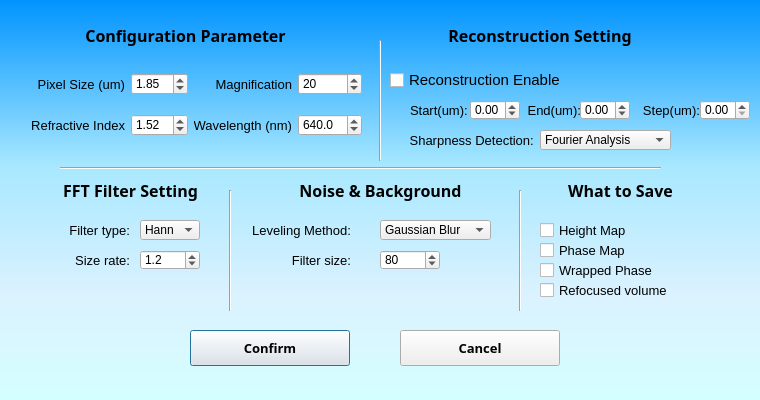
<?xml version="1.0" encoding="UTF-8"?>
<ui version="4.0">
 <class>SystemSetting</class>
 <widget class="QDialog" name="SystemSetting">
  <property name="geometry">
   <rect>
    <x>0</x>
    <y>0</y>
    <width>760</width>
    <height>400</height>
   </rect>
  </property>
  <property name="windowTitle">
   <string>Dialog</string>
  </property>
  <property name="styleSheet">
   <string notr="true">QDialog#SystemSetting {
background-color: qlineargradient(spread:pad, x1:0, y1:0, x2:0, y2:1, stop:0 rgba(0, 148, 255, 255), stop:0.414773 rgba(168, 232, 255, 255), stop:0.738636 rgba(219, 242, 255, 255), stop:1 rgba(212, 255, 255, 255));}</string>
  </property>
  <widget class="Line" name="line">
   <property name="geometry">
    <rect>
     <x>60</x>
     <y>160</y>
     <width>601</width>
     <height>16</height>
    </rect>
   </property>
   <property name="orientation">
    <enum>Qt::Horizontal</enum>
   </property>
  </widget>
  <widget class="QCheckBox" name="checkBox_recon">
   <property name="geometry">
    <rect>
     <x>390</x>
     <y>70</y>
     <width>181</width>
     <height>20</height>
    </rect>
   </property>
   <property name="sizeIncrement">
    <size>
     <width>20</width>
     <height>20</height>
    </size>
   </property>
   <property name="baseSize">
    <size>
     <width>0</width>
     <height>0</height>
    </size>
   </property>
   <property name="font">
    <font>
     <family>Arial</family>
     <pointsize>11</pointsize>
     <weight>50</weight>
     <italic>false</italic>
     <bold>false</bold>
    </font>
   </property>
   <property name="styleSheet">
    <string notr="true">font: 11pt &quot;Arial&quot;;

</string>
   </property>
   <property name="locale">
    <locale language="English" country="Canada"/>
   </property>
   <property name="text">
    <string>Reconstruction Enable</string>
   </property>
   <property name="iconSize">
    <size>
     <width>60</width>
     <height>60</height>
    </size>
   </property>
  </widget>
  <widget class="QWidget" name="layoutWidget_2">
   <property name="geometry">
    <rect>
     <x>31</x>
     <y>60</y>
     <width>331</width>
     <height>91</height>
    </rect>
   </property>
   <layout class="QGridLayout" name="gridLayout">
    <item row="1" column="2">
     <widget class="QLabel" name="label_wavelength">
      <property name="font">
       <font>
        <family>Arial</family>
        <pointsize>10</pointsize>
       </font>
      </property>
      <property name="locale">
       <locale language="English" country="Canada"/>
      </property>
      <property name="text">
       <string>Wavelength (nm)</string>
      </property>
      <property name="alignment">
       <set>Qt::AlignRight|Qt::AlignTrailing|Qt::AlignVCenter</set>
      </property>
     </widget>
    </item>
    <item row="1" column="0">
     <widget class="QLabel" name="label_RI">
      <property name="font">
       <font>
        <family>Arial</family>
        <pointsize>10</pointsize>
       </font>
      </property>
      <property name="locale">
       <locale language="English" country="Canada"/>
      </property>
      <property name="text">
       <string>Refractive Index</string>
      </property>
      <property name="alignment">
       <set>Qt::AlignRight|Qt::AlignTrailing|Qt::AlignVCenter</set>
      </property>
     </widget>
    </item>
    <item row="0" column="1">
     <widget class="QDoubleSpinBox" name="pixel_size">
      <property name="locale">
       <locale language="English" country="Canada"/>
      </property>
      <property name="minimum">
       <double>0.100000000000000</double>
      </property>
      <property name="maximum">
       <double>20.000000000000000</double>
      </property>
      <property name="singleStep">
       <double>0.010000000000000</double>
      </property>
      <property name="value">
       <double>1.850000000000000</double>
      </property>
     </widget>
    </item>
    <item row="0" column="3">
     <widget class="QSpinBox" name="magnification">
      <property name="locale">
       <locale language="English" country="Canada"/>
      </property>
      <property name="minimum">
       <number>1</number>
      </property>
      <property name="maximum">
       <number>150</number>
      </property>
      <property name="value">
       <number>20</number>
      </property>
     </widget>
    </item>
    <item row="1" column="3">
     <widget class="QDoubleSpinBox" name="wave_length">
      <property name="locale">
       <locale language="English" country="Canada"/>
      </property>
      <property name="frame">
       <bool>true</bool>
      </property>
      <property name="decimals">
       <number>1</number>
      </property>
      <property name="minimum">
       <double>350.000000000000000</double>
      </property>
      <property name="maximum">
       <double>1500.000000000000000</double>
      </property>
      <property name="singleStep">
       <double>1.000000000000000</double>
      </property>
      <property name="stepType">
       <enum>QAbstractSpinBox::DefaultStepType</enum>
      </property>
      <property name="value">
       <double>640.000000000000000</double>
      </property>
     </widget>
    </item>
    <item row="0" column="2">
     <widget class="QLabel" name="label_mag">
      <property name="font">
       <font>
        <family>Arial</family>
        <pointsize>10</pointsize>
       </font>
      </property>
      <property name="locale">
       <locale language="English" country="Canada"/>
      </property>
      <property name="text">
       <string>Magnification</string>
      </property>
      <property name="alignment">
       <set>Qt::AlignRight|Qt::AlignTrailing|Qt::AlignVCenter</set>
      </property>
     </widget>
    </item>
    <item row="0" column="0">
     <widget class="QLabel" name="label_pixel">
      <property name="font">
       <font>
        <family>Arial</family>
        <pointsize>10</pointsize>
       </font>
      </property>
      <property name="locale">
       <locale language="English" country="Canada"/>
      </property>
      <property name="text">
       <string>Pixel Size (um)</string>
      </property>
      <property name="alignment">
       <set>Qt::AlignRight|Qt::AlignTrailing|Qt::AlignVCenter</set>
      </property>
     </widget>
    </item>
    <item row="1" column="1">
     <widget class="QDoubleSpinBox" name="diffraction_index">
      <property name="locale">
       <locale language="English" country="Canada"/>
      </property>
      <property name="maximum">
       <double>10.000000000000000</double>
      </property>
      <property name="singleStep">
       <double>0.010000000000000</double>
      </property>
      <property name="value">
       <double>1.520000000000000</double>
      </property>
     </widget>
    </item>
   </layout>
  </widget>
  <widget class="QPushButton" name="pushButton_confirm">
   <property name="geometry">
    <rect>
     <x>190</x>
     <y>330</y>
     <width>160</width>
     <height>36</height>
    </rect>
   </property>
   <property name="font">
    <font>
     <family>Arial Black</family>
     <pointsize>10</pointsize>
     <weight>75</weight>
     <bold>true</bold>
    </font>
   </property>
   <property name="locale">
    <locale language="English" country="Canada"/>
   </property>
   <property name="text">
    <string>Confirm</string>
   </property>
  </widget>
  <widget class="QPushButton" name="pushButton_cancel">
   <property name="geometry">
    <rect>
     <x>400</x>
     <y>330</y>
     <width>160</width>
     <height>36</height>
    </rect>
   </property>
   <property name="font">
    <font>
     <family>Arial Black</family>
     <pointsize>10</pointsize>
     <weight>75</weight>
     <bold>true</bold>
    </font>
   </property>
   <property name="locale">
    <locale language="English" country="Canada"/>
   </property>
   <property name="text">
    <string>Cancel</string>
   </property>
  </widget>
  <widget class="QLabel" name="Title_config">
   <property name="geometry">
    <rect>
     <x>70</x>
     <y>20</y>
     <width>231</width>
     <height>30</height>
    </rect>
   </property>
   <property name="font">
    <font>
     <family>Arial Black</family>
     <pointsize>12</pointsize>
     <weight>75</weight>
     <bold>true</bold>
    </font>
   </property>
   <property name="locale">
    <locale language="English" country="Canada"/>
   </property>
   <property name="text">
    <string>Configuration Parameter</string>
   </property>
   <property name="alignment">
    <set>Qt::AlignCenter</set>
   </property>
  </widget>
  <widget class="QLabel" name="Title_recon">
   <property name="geometry">
    <rect>
     <x>440</x>
     <y>20</y>
     <width>200</width>
     <height>30</height>
    </rect>
   </property>
   <property name="font">
    <font>
     <family>Arial Black</family>
     <pointsize>12</pointsize>
     <weight>75</weight>
     <bold>true</bold>
    </font>
   </property>
   <property name="locale">
    <locale language="English" country="Canada"/>
   </property>
   <property name="text">
    <string>Reconstruction Setting</string>
   </property>
   <property name="alignment">
    <set>Qt::AlignCenter</set>
   </property>
  </widget>
  <widget class="QDoubleSpinBox" name="SpinBox_start_recon">
   <property name="geometry">
    <rect>
     <x>470</x>
     <y>100</y>
     <width>50</width>
     <height>20</height>
    </rect>
   </property>
   <property name="locale">
    <locale language="English" country="Canada"/>
   </property>
   <property name="minimum">
    <double>-2000.000000000000000</double>
   </property>
   <property name="maximum">
    <double>2000.000000000000000</double>
   </property>
  </widget>
  <widget class="QDoubleSpinBox" name="SpinBox_end_recon">
   <property name="geometry">
    <rect>
     <x>580</x>
     <y>100</y>
     <width>50</width>
     <height>20</height>
    </rect>
   </property>
   <property name="locale">
    <locale language="English" country="Canada"/>
   </property>
   <property name="minimum">
    <double>-2000.000000000000000</double>
   </property>
   <property name="maximum">
    <double>2000.000000000000000</double>
   </property>
  </widget>
  <widget class="QDoubleSpinBox" name="SpinBox_step_recon">
   <property name="geometry">
    <rect>
     <x>700</x>
     <y>100</y>
     <width>50</width>
     <height>20</height>
    </rect>
   </property>
   <property name="locale">
    <locale language="English" country="Canada"/>
   </property>
   <property name="maximum">
    <double>500.000000000000000</double>
   </property>
  </widget>
  <widget class="QLabel" name="label_start_recon">
   <property name="geometry">
    <rect>
     <x>410</x>
     <y>100</y>
     <width>60</width>
     <height>20</height>
    </rect>
   </property>
   <property name="font">
    <font>
     <family>Arial</family>
     <pointsize>10</pointsize>
     <weight>50</weight>
     <bold>false</bold>
    </font>
   </property>
   <property name="locale">
    <locale language="English" country="Canada"/>
   </property>
   <property name="text">
    <string>Start(um):</string>
   </property>
   <property name="alignment">
    <set>Qt::AlignLeading|Qt::AlignLeft|Qt::AlignVCenter</set>
   </property>
  </widget>
  <widget class="QLabel" name="label_end_recon">
   <property name="geometry">
    <rect>
     <x>520</x>
     <y>100</y>
     <width>61</width>
     <height>20</height>
    </rect>
   </property>
   <property name="font">
    <font>
     <family>Arial</family>
     <pointsize>10</pointsize>
    </font>
   </property>
   <property name="locale">
    <locale language="English" country="Canada"/>
   </property>
   <property name="text">
    <string>End(um):</string>
   </property>
   <property name="alignment">
    <set>Qt::AlignRight|Qt::AlignTrailing|Qt::AlignVCenter</set>
   </property>
  </widget>
  <widget class="QLabel" name="label_step_recon">
   <property name="geometry">
    <rect>
     <x>640</x>
     <y>100</y>
     <width>60</width>
     <height>20</height>
    </rect>
   </property>
   <property name="font">
    <font>
     <family>Arial</family>
     <pointsize>10</pointsize>
    </font>
   </property>
   <property name="locale">
    <locale language="English" country="Canada"/>
   </property>
   <property name="text">
    <string>Step(um):</string>
   </property>
   <property name="alignment">
    <set>Qt::AlignRight|Qt::AlignTrailing|Qt::AlignVCenter</set>
   </property>
  </widget>
  <widget class="QLabel" name="label">
   <property name="geometry">
    <rect>
     <x>50</x>
     <y>180</y>
     <width>161</width>
     <height>21</height>
    </rect>
   </property>
   <property name="font">
    <font>
     <family>Arial Black</family>
     <pointsize>12</pointsize>
     <weight>75</weight>
     <bold>true</bold>
    </font>
   </property>
   <property name="text">
    <string>FFT Filter Setting</string>
   </property>
   <property name="alignment">
    <set>Qt::AlignCenter</set>
   </property>
  </widget>
  <widget class="QDoubleSpinBox" name="doubleSpinBox">
   <property name="geometry">
    <rect>
     <x>140</x>
     <y>250</y>
     <width>60</width>
     <height>20</height>
    </rect>
   </property>
   <property name="decimals">
    <number>1</number>
   </property>
   <property name="minimum">
    <double>0.100000000000000</double>
   </property>
   <property name="maximum">
    <double>10.000000000000000</double>
   </property>
   <property name="singleStep">
    <double>0.100000000000000</double>
   </property>
   <property name="value">
    <double>1.200000000000000</double>
   </property>
  </widget>
  <widget class="QComboBox" name="comboBox">
   <property name="geometry">
    <rect>
     <x>140</x>
     <y>220</y>
     <width>60</width>
     <height>20</height>
    </rect>
   </property>
   <item>
    <property name="text">
     <string>Hann</string>
    </property>
   </item>
   <item>
    <property name="text">
     <string>Flat</string>
    </property>
   </item>
  </widget>
  <widget class="QLabel" name="label_3">
   <property name="geometry">
    <rect>
     <x>50</x>
     <y>250</y>
     <width>80</width>
     <height>20</height>
    </rect>
   </property>
   <property name="font">
    <font>
     <family>Arial</family>
     <pointsize>10</pointsize>
    </font>
   </property>
   <property name="text">
    <string>Size rate:</string>
   </property>
   <property name="alignment">
    <set>Qt::AlignRight|Qt::AlignTrailing|Qt::AlignVCenter</set>
   </property>
  </widget>
  <widget class="QLabel" name="label_2">
   <property name="geometry">
    <rect>
     <x>50</x>
     <y>220</y>
     <width>80</width>
     <height>20</height>
    </rect>
   </property>
   <property name="font">
    <font>
     <family>Arial</family>
     <pointsize>10</pointsize>
    </font>
   </property>
   <property name="text">
    <string>Filter type:</string>
   </property>
   <property name="alignment">
    <set>Qt::AlignRight|Qt::AlignTrailing|Qt::AlignVCenter</set>
   </property>
  </widget>
  <widget class="QLabel" name="label_4">
   <property name="geometry">
    <rect>
     <x>290</x>
     <y>180</y>
     <width>181</width>
     <height>21</height>
    </rect>
   </property>
   <property name="font">
    <font>
     <family>Arial Black</family>
     <pointsize>12</pointsize>
     <weight>75</weight>
     <bold>true</bold>
    </font>
   </property>
   <property name="text">
    <string>Noise &amp; Background</string>
   </property>
   <property name="alignment">
    <set>Qt::AlignCenter</set>
   </property>
  </widget>
  <widget class="QLabel" name="label_step_recon_2">
   <property name="geometry">
    <rect>
     <x>400</x>
     <y>130</y>
     <width>141</width>
     <height>20</height>
    </rect>
   </property>
   <property name="font">
    <font>
     <family>Arial</family>
     <pointsize>10</pointsize>
    </font>
   </property>
   <property name="locale">
    <locale language="English" country="Canada"/>
   </property>
   <property name="text">
    <string>Sharpness Detection:  </string>
   </property>
   <property name="alignment">
    <set>Qt::AlignRight|Qt::AlignTrailing|Qt::AlignVCenter</set>
   </property>
  </widget>
  <widget class="QComboBox" name="comboBox_2">
   <property name="geometry">
    <rect>
     <x>540</x>
     <y>130</y>
     <width>131</width>
     <height>20</height>
    </rect>
   </property>
   <item>
    <property name="text">
     <string>Fourier Analysis</string>
    </property>
   </item>
   <item>
    <property name="text">
     <string>Statitic</string>
    </property>
   </item>
  </widget>
  <widget class="Line" name="line_2">
   <property name="geometry">
    <rect>
     <x>370</x>
     <y>40</y>
     <width>20</width>
     <height>121</height>
    </rect>
   </property>
   <property name="orientation">
    <enum>Qt::Vertical</enum>
   </property>
  </widget>
  <widget class="QLabel" name="label_5">
   <property name="geometry">
    <rect>
     <x>540</x>
     <y>180</y>
     <width>161</width>
     <height>21</height>
    </rect>
   </property>
   <property name="font">
    <font>
     <family>Arial Black</family>
     <pointsize>12</pointsize>
     <weight>75</weight>
     <bold>true</bold>
    </font>
   </property>
   <property name="text">
    <string>What to Save</string>
   </property>
   <property name="alignment">
    <set>Qt::AlignCenter</set>
   </property>
  </widget>
  <widget class="QCheckBox" name="checkBox_recon_2">
   <property name="geometry">
    <rect>
     <x>540</x>
     <y>220</y>
     <width>181</width>
     <height>20</height>
    </rect>
   </property>
   <property name="sizeIncrement">
    <size>
     <width>20</width>
     <height>20</height>
    </size>
   </property>
   <property name="baseSize">
    <size>
     <width>0</width>
     <height>0</height>
    </size>
   </property>
   <property name="font">
    <font>
     <family>Arial</family>
     <pointsize>10</pointsize>
     <weight>50</weight>
     <italic>false</italic>
     <bold>false</bold>
    </font>
   </property>
   <property name="styleSheet">
    <string notr="true">font: 10pt &quot;Arial&quot;;</string>
   </property>
   <property name="locale">
    <locale language="English" country="Canada"/>
   </property>
   <property name="text">
    <string>Height Map</string>
   </property>
   <property name="iconSize">
    <size>
     <width>60</width>
     <height>60</height>
    </size>
   </property>
  </widget>
  <widget class="QCheckBox" name="checkBox_recon_3">
   <property name="geometry">
    <rect>
     <x>540</x>
     <y>240</y>
     <width>181</width>
     <height>20</height>
    </rect>
   </property>
   <property name="sizeIncrement">
    <size>
     <width>20</width>
     <height>20</height>
    </size>
   </property>
   <property name="baseSize">
    <size>
     <width>0</width>
     <height>0</height>
    </size>
   </property>
   <property name="font">
    <font>
     <family>Arial</family>
     <pointsize>10</pointsize>
     <weight>50</weight>
     <italic>false</italic>
     <bold>false</bold>
    </font>
   </property>
   <property name="styleSheet">
    <string notr="true">font: 10pt &quot;Arial&quot;;</string>
   </property>
   <property name="locale">
    <locale language="English" country="Canada"/>
   </property>
   <property name="text">
    <string>Phase Map</string>
   </property>
   <property name="iconSize">
    <size>
     <width>60</width>
     <height>60</height>
    </size>
   </property>
  </widget>
  <widget class="QCheckBox" name="checkBox_recon_4">
   <property name="geometry">
    <rect>
     <x>540</x>
     <y>260</y>
     <width>181</width>
     <height>20</height>
    </rect>
   </property>
   <property name="sizeIncrement">
    <size>
     <width>20</width>
     <height>20</height>
    </size>
   </property>
   <property name="baseSize">
    <size>
     <width>0</width>
     <height>0</height>
    </size>
   </property>
   <property name="font">
    <font>
     <family>Arial</family>
     <pointsize>10</pointsize>
     <weight>50</weight>
     <italic>false</italic>
     <bold>false</bold>
    </font>
   </property>
   <property name="styleSheet">
    <string notr="true">font: 10pt &quot;Arial&quot;;</string>
   </property>
   <property name="locale">
    <locale language="English" country="Canada"/>
   </property>
   <property name="text">
    <string>Wrapped Phase</string>
   </property>
   <property name="iconSize">
    <size>
     <width>60</width>
     <height>60</height>
    </size>
   </property>
  </widget>
  <widget class="QCheckBox" name="checkBox_recon_5">
   <property name="geometry">
    <rect>
     <x>540</x>
     <y>280</y>
     <width>181</width>
     <height>20</height>
    </rect>
   </property>
   <property name="sizeIncrement">
    <size>
     <width>20</width>
     <height>20</height>
    </size>
   </property>
   <property name="baseSize">
    <size>
     <width>0</width>
     <height>0</height>
    </size>
   </property>
   <property name="font">
    <font>
     <family>Arial</family>
     <pointsize>10</pointsize>
     <weight>50</weight>
     <italic>false</italic>
     <bold>false</bold>
    </font>
   </property>
   <property name="styleSheet">
    <string notr="true">font: 10pt &quot;Arial&quot;;</string>
   </property>
   <property name="locale">
    <locale language="English" country="Canada"/>
   </property>
   <property name="text">
    <string>Refocused volume</string>
   </property>
   <property name="iconSize">
    <size>
     <width>60</width>
     <height>60</height>
    </size>
   </property>
  </widget>
  <widget class="Line" name="line_3">
   <property name="geometry">
    <rect>
     <x>220</x>
     <y>190</y>
     <width>20</width>
     <height>121</height>
    </rect>
   </property>
   <property name="orientation">
    <enum>Qt::Vertical</enum>
   </property>
  </widget>
  <widget class="Line" name="line_4">
   <property name="geometry">
    <rect>
     <x>510</x>
     <y>190</y>
     <width>20</width>
     <height>121</height>
    </rect>
   </property>
   <property name="orientation">
    <enum>Qt::Vertical</enum>
   </property>
  </widget>
  <widget class="QLabel" name="label_6">
   <property name="geometry">
    <rect>
     <x>250</x>
     <y>220</y>
     <width>101</width>
     <height>20</height>
    </rect>
   </property>
   <property name="font">
    <font>
     <family>Arial</family>
     <pointsize>10</pointsize>
    </font>
   </property>
   <property name="locale">
    <locale language="English" country="Canada"/>
   </property>
   <property name="text">
    <string>Leveling Method:</string>
   </property>
   <property name="alignment">
    <set>Qt::AlignRight|Qt::AlignTrailing|Qt::AlignVCenter</set>
   </property>
  </widget>
  <widget class="QComboBox" name="comboBox_3">
   <property name="geometry">
    <rect>
     <x>380</x>
     <y>220</y>
     <width>111</width>
     <height>20</height>
    </rect>
   </property>
   <property name="locale">
    <locale language="English" country="Canada"/>
   </property>
   <item>
    <property name="text">
     <string>Gaussian Blur</string>
    </property>
   </item>
   <item>
    <property name="text">
     <string>Polynomial</string>
    </property>
   </item>
  </widget>
  <widget class="QLabel" name="label_7">
   <property name="geometry">
    <rect>
     <x>250</x>
     <y>250</y>
     <width>101</width>
     <height>20</height>
    </rect>
   </property>
   <property name="font">
    <font>
     <family>Arial</family>
     <pointsize>10</pointsize>
    </font>
   </property>
   <property name="locale">
    <locale language="English" country="Canada"/>
   </property>
   <property name="text">
    <string>Filter size:</string>
   </property>
   <property name="alignment">
    <set>Qt::AlignRight|Qt::AlignTrailing|Qt::AlignVCenter</set>
   </property>
  </widget>
  <widget class="QDoubleSpinBox" name="doubleSpinBox_2">
   <property name="geometry">
    <rect>
     <x>380</x>
     <y>250</y>
     <width>60</width>
     <height>20</height>
    </rect>
   </property>
   <property name="locale">
    <locale language="English" country="Canada"/>
   </property>
   <property name="decimals">
    <number>0</number>
   </property>
   <property name="minimum">
    <double>20.000000000000000</double>
   </property>
   <property name="maximum">
    <double>500.000000000000000</double>
   </property>
   <property name="singleStep">
    <double>10.000000000000000</double>
   </property>
   <property name="value">
    <double>80.000000000000000</double>
   </property>
  </widget>
 </widget>
 <resources/>
 <connections/>
</ui>
